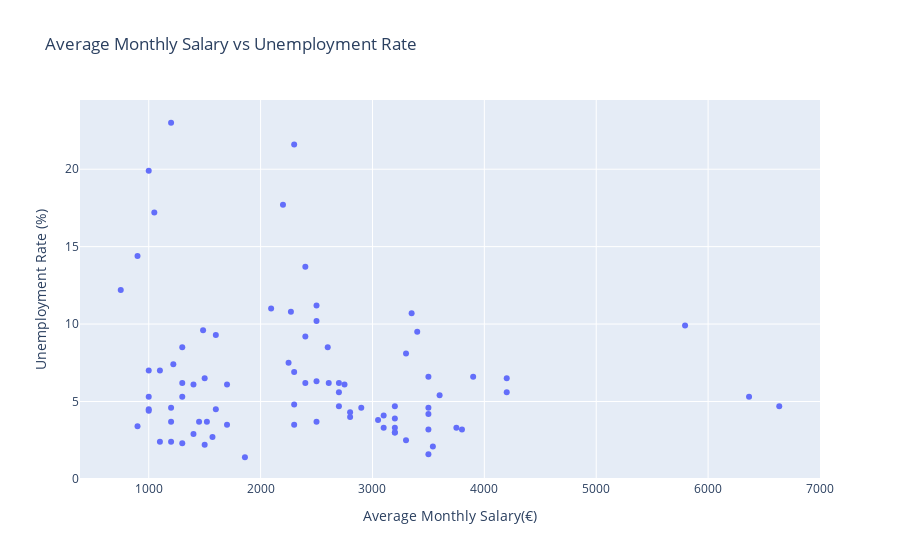

Source (notebook cell):
### Markdown cell above
#### 1.5.2 Salary vs Unemployment Rate

### Code cell
fig3 = px.scatter(city_data, x='Average Monthly Salary', y='Unemployment Rate', title='Average Monthly Salary vs Unemployment Rate', labels={'Average Monthly Salary':'Average Monthly Salary(€)', 'Unemployment Rate':'Unemployment Rate (%)'}, hover_name='City', hover_data=['Country'])
fig3.show()

### Figure 1 — Plotly figure (JSON) as saved in the notebook; plotly's stock layout.template omitted (floating-point values rounded to 4 significant figures)
{"data": [{"customdata": [["Austria"], ["Austria"], ["Belgium"], ["Belgium"], ["Belgium"], ["Belgium"], ["Bulgaria"], ["Bulgaria"], ["Croatia"], ["Croatia"], ["Cyprus"], ["Cyprus"], ["Czechia"], ["Czechia"], ["Denmark"], ["Denmark"], ["Estonia"], ["Finland"], ["Finland"], ["France"], ["France"], ["France"], ["Germany"], ["Germany"], ["Germany"], ["Germany"], ["Germany"], ["Germany"], ["Germany"], ["Germany"], ["Germany"], ["Germany"], ["Greece"], ["Greece"], ["Hungary"], ["Hungary"], ["Hungary"], ["Ireland"], ["Ireland"], ["Italy"], ["Italy"], ["Italy"], ["Italy"], ["Italy"], ["Italy"], ["Latvia"], ["Luxembourg"], ["Malta"], ["Netherlands"], ["Netherlands"], ["Netherlands"], ["Netherlands"], ["Netherlands"], ["Norway"], ["Norway"], ["Norway"], ["Poland"], ["Poland"], ["Poland"], ["Portugal"], ["Portugal"], ["Portugal"], ["Portugal"], ["Romania"], ["Slovak Republic"], ["Slovenia"], ["Spain"], ["Spain"], ["Spain"], ["Spain"], ["Spain"], ["Sweden"], ["Sweden"], ["Sweden"], ["Switzerland"], ["Switzerland"], ["Switzerland"], ["Turkiye"], ["Turkiye"], ["United Kingdom"], ["United Kingdom"], ["United Kingdom"], ["United Kingdom"], ["United Kingdom"]], "hovertemplate": "<b>%{hovertext}</b><br><br>Average Monthly Salary(€)=%{x}<br>Unemployment Rate (%)=%{y}<br>Country=%{customdata[0]}<extra></extra>", "hovertext": ["Salzburg", "Vienna", "Antwerp", "Bruges", "Brussels", "Gent", "Dobrich", "Sofia", "Split", "Zagreb", "Lefkosia", "Lemesos", "Ostrava", "Prague", "Copenhagen", "Odense", "Tallinn", "Helsinki", "Tampere", "Lyon", "Paris", "Toulouse", "Berlin", "Cologne", "Dresden", "Dusseldorf", "Frankfurt am Main", "Hamburg", "Hanover", "Leipzig", "Munich", "Stuttgart", "Athens", "Thessaloniki", "Budapest", "Debrecen", "Miskolc", "Cork", "Dublin", "Florence", "Milan", "Naples", "Rome", "Turin", "Venice", "Riga", "Luxembourg", "Malta", "Amsterdam", "Eindhoven", "Rotterdam", "The Hague", "Utrecht", "Bergen", "Oslo", "Stavanger", "Cracow", "Lodz", "Warsaw", "Braga", "Coimbra", "Lisbon", "Porto", "Giroc", "Bratislava", "Ljubljana", "Barcelona", "Madrid", "Malaga", "Seville", "Valencia", "Gothenburg", "Malmo", "Stockholm", "Basel", "Geneva", "Zurich", "Adana", "Ankara", "Edinburgh", "Glasgow", "Leeds", "Liverpool", "London"], "legendgroup": "", "marker": {"color": "#636efa", "symbol": "circle"}, "mode": "markers", "name": "", "orientation": "v", "showlegend": false, "type": "scatter", "x": [3200, 2500, 2609, 2700, 3350, 2400, 1200, 1300, 1500, 1570, 1486, 2500, 1520, 1860, 4200, 3400, 1700, 3900, 3500, 2300, 3300, 2600, 3200, 3200, 3050, 3200, 3800, 3500, 2800, 2800, 3540, 3300, 1050, 1000, 1100, 1000, 1000, 2700, 2900, 1300, 1700, 1200, 1600, 1300, 1400, 1300, 4200, 1450, 3750, 3100, 3100, 3500, 3200, 3500, 3600, 3500, 1400, 1200, 1500, 1000, 1000, 1220, 1100, 900, 1200, 1600, 2094, 2271, 2200, 2300, 2400, 2500, 2400, 2700, 6366, 5794, 6636, 750, 900, 2500, 2300, 2300, 2250, 2750], "xaxis": "x", "y": [3.0, 10.2, 6.2, 5.6, 10.7, 6.2, 4.6, 2.3, 6.5, 2.7, 9.6, 11.2, 3.7, 1.4, 6.5, 9.5, 3.5, 6.6, 6.6, 6.9, 8.1, 8.5, 4.7, 3.9, 3.8, 3.3, 3.2, 3.2, 4.0, 4.3, 2.1, 2.5, 17.2, 19.9, 2.4, 4.5, 4.4, 4.7, 4.6, 6.2, 6.1, 23.0, 9.3, 8.5, 6.1, 5.3, 5.6, 3.7, 3.3, 3.3, 4.1, 4.2, 3.0, 4.6, 5.4, 1.6, 2.9, 3.7, 2.2, 7.0, 5.3, 7.4, 7.0, 3.4, 2.4, 4.5, 11.0, 10.8, 17.7, 21.6, 13.7, 6.3, 9.2, 6.2, 5.3, 9.9, 4.7, 12.2, 14.4, 3.7, 4.8, 3.5, 7.5, 6.1], "yaxis": "y"}], "layout": {"legend": {"tracegroupgap": 0}, "title": {"text": "Average Monthly Salary vs Unemployment Rate"}, "xaxis": {"anchor": "y", "domain": [0, 1], "title": {"text": "Average Monthly Salary(€)"}}, "yaxis": {"anchor": "x", "domain": [0, 1], "title": {"text": "Unemployment Rate (%)"}}}}
